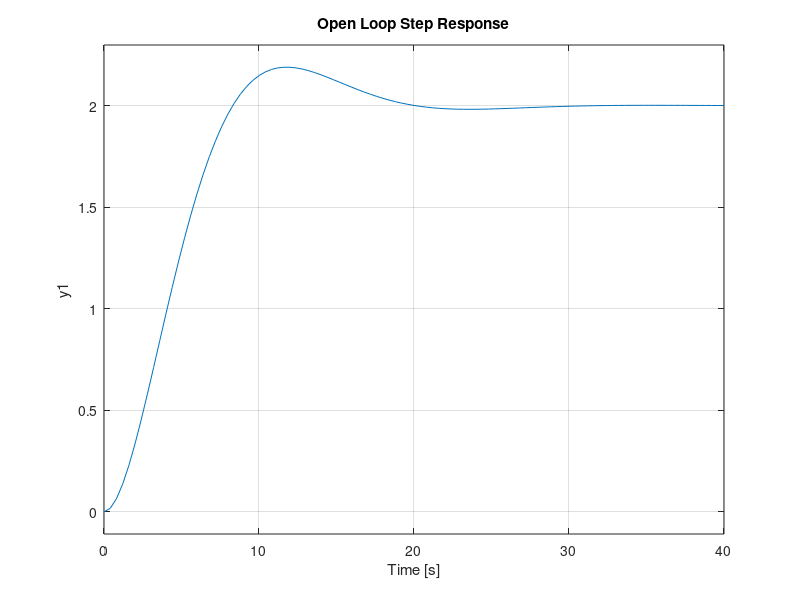
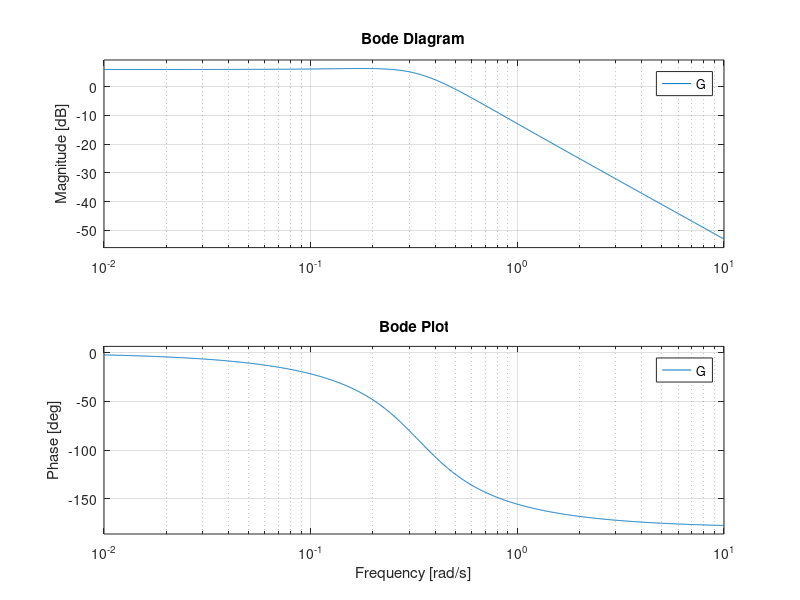
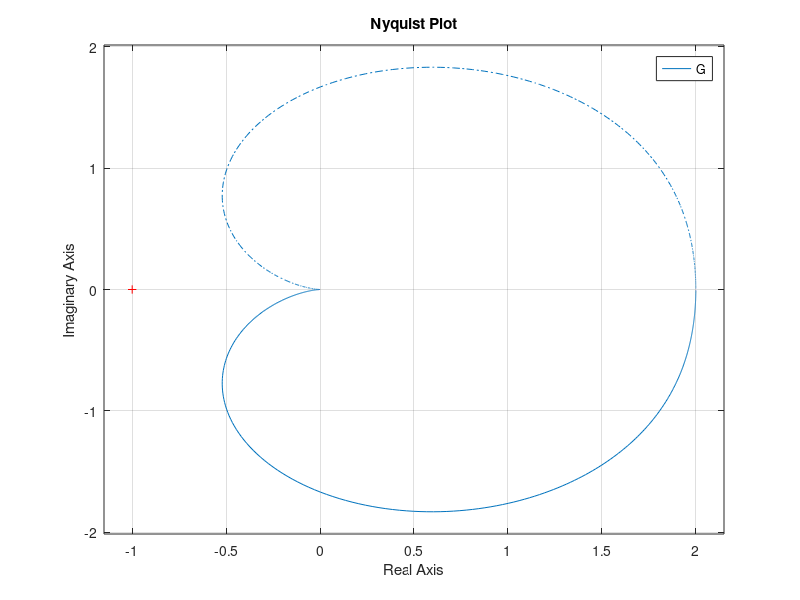
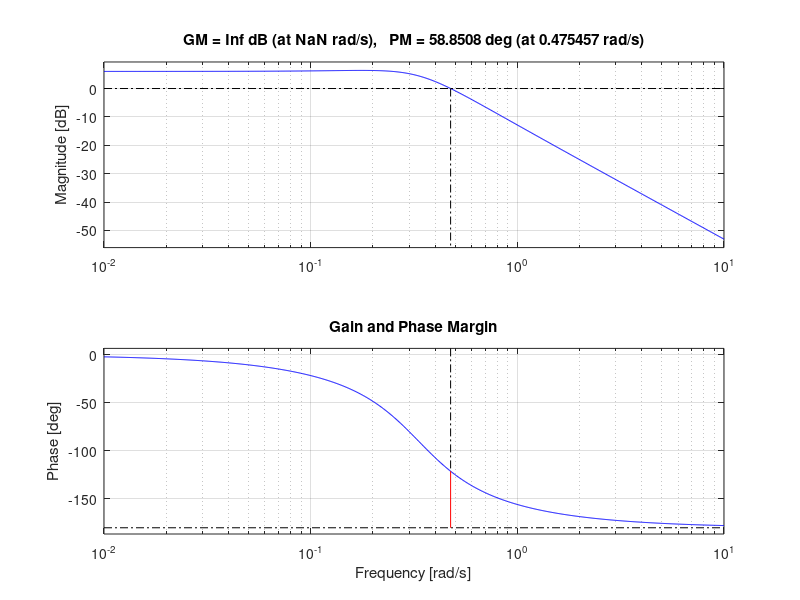

Write MATLAB code to recreate these figures, in order. (Note: this script raises an error after producing the figures.)
clc;
clear;
close all;

%% DEFINE PROCESS MODEL

K = 2;
tau = 3;
zeta = 0.6;

s = tf('s');

G = K/(tau^2*s^2 + 2*zeta*tau*s + 1);

disp("Process Transfer Function:")
G

%% OPEN LOOP STEP RESPONSE

figure
step(G)
title('Open Loop Step Response')
grid on

%% FREQUENCY RESPONSE

figure
bode(G)
grid on
title('Bode Plot')

figure
nyquist(G)
grid on
title('Nyquist Plot')

%% STABILITY MARGINS

[Gm,Pm,Wcg,Wcp] = margin(G);

fprintf('Gain Margin = %.3f\n',Gm)
fprintf('Phase Margin = %.3f degrees\n',Pm)
fprintf('Gain Crossover Frequency = %.3f rad/s\n',Wcg)
fprintf('Phase Crossover Frequency = %.3f rad/s\n',Wcp)

figure
margin(G)
title('Gain and Phase Margin')

%% ROOT LOCUS

figure
rlocus(G)
title('Root Locus')
grid on

%% PID CONTROLLER WITH DERIVATIVE FILTER

Kp = 4;
Ki = 1.5;
Kd = 0.8;
N  = 20;   % derivative filter coefficient

C = pid(Kp,Ki,Kd,N);

disp("PID Controller:")
C

%% CLOSED LOOP SYSTEM

T = feedback(C*G,1);

figure
step(T)
title('Closed Loop Step Response')
grid on

%% OPEN vs CLOSED LOOP

figure
step(G,'r',T,'b')
legend('Open Loop','Closed Loop')
title('Open vs Closed Loop Response')
grid on

%% PERFORMANCE METRICS

info = stepinfo(T);

fprintf('\nClosed Loop Performance\n')
fprintf('Rise Time = %.3f sec\n',info.RiseTime)
fprintf('Settling Time = %.3f sec\n',info.SettlingTime)
fprintf('Overshoot = %.3f %%\n',info.Overshoot)

%% DIFFERENT INPUT RESPONSES

t = 0:0.01:20;

% Ramp input
u = t;

figure
lsim(T,u,t)
title('Closed Loop Ramp Response')
grid on

% Sinusoidal input
u = sin(t);

figure
lsim(T,u,t)
title('Closed Loop Sinusoidal Response')
grid on

%% DISTURBANCE REJECTION

disturbance = 0.5*sin(0.5*t);

figure
lsim(T,disturbance,t)
title('Disturbance Rejection')
grid on

%% CONTROL EFFORT

U = minreal(C/(1 + C*G));

figure
step(U)
title('Control Effort')
grid on

disp("Control analysis completed successfully.")
